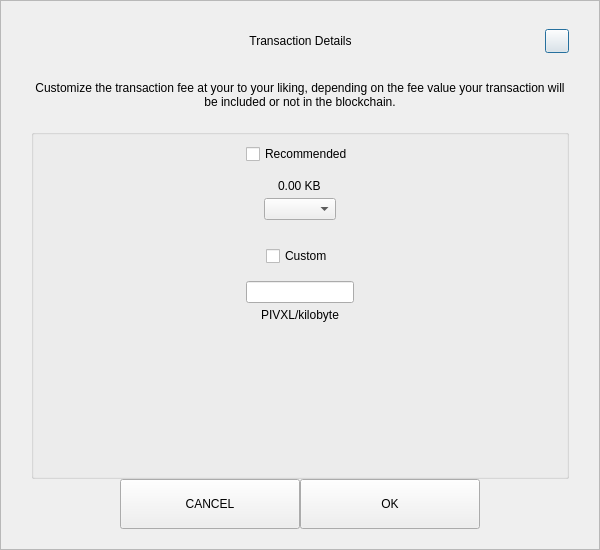
<?xml version="1.0" encoding="UTF-8"?>
<ui version="4.0">
 <class>SendCustomFeeDialog</class>
 <widget class="QDialog" name="SendCustomFeeDialog">
  <property name="geometry">
   <rect>
    <x>0</x>
    <y>0</y>
    <width>600</width>
    <height>550</height>
   </rect>
  </property>
  <property name="windowTitle">
   <string>Form</string>
  </property>
  <layout class="QVBoxLayout" name="verticalLayout_3">
   <property name="spacing">
    <number>0</number>
   </property>
   <property name="leftMargin">
    <number>0</number>
   </property>
   <property name="topMargin">
    <number>0</number>
   </property>
   <property name="rightMargin">
    <number>0</number>
   </property>
   <property name="bottomMargin">
    <number>0</number>
   </property>
   <item>
    <widget class="QFrame" name="frame">
     <property name="styleSheet">
      <string notr="true"/>
     </property>
     <property name="frameShape">
      <enum>QFrame::StyledPanel</enum>
     </property>
     <property name="frameShadow">
      <enum>QFrame::Raised</enum>
     </property>
     <layout class="QVBoxLayout" name="verticalLayout_2">
      <property name="spacing">
       <number>0</number>
      </property>
      <property name="leftMargin">
       <number>30</number>
      </property>
      <property name="topMargin">
       <number>20</number>
      </property>
      <property name="rightMargin">
       <number>30</number>
      </property>
      <property name="bottomMargin">
       <number>20</number>
      </property>
      <item>
       <layout class="QHBoxLayout" name="horizontalLayout_3">
        <property name="spacing">
         <number>0</number>
        </property>
        <item>
         <spacer name="horizontalSpacer_21">
          <property name="orientation">
           <enum>Qt::Horizontal</enum>
          </property>
          <property name="sizeHint" stdset="0">
           <size>
            <width>40</width>
            <height>20</height>
           </size>
          </property>
         </spacer>
        </item>
        <item>
         <widget class="QLabel" name="labelTitle">
          <property name="minimumSize">
           <size>
            <width>0</width>
            <height>40</height>
           </size>
          </property>
          <property name="maximumSize">
           <size>
            <width>16777215</width>
            <height>40</height>
           </size>
          </property>
          <property name="styleSheet">
           <string notr="true">padding-left:24px;</string>
          </property>
          <property name="text">
           <string>Transaction Details</string>
          </property>
          <property name="alignment">
           <set>Qt::AlignCenter</set>
          </property>
          <property name="margin">
           <number>7</number>
          </property>
         </widget>
        </item>
        <item>
         <spacer name="horizontalSpacer">
          <property name="orientation">
           <enum>Qt::Horizontal</enum>
          </property>
          <property name="sizeHint" stdset="0">
           <size>
            <width>40</width>
            <height>20</height>
           </size>
          </property>
         </spacer>
        </item>
        <item>
         <widget class="QPushButton" name="btnEsc">
          <property name="minimumSize">
           <size>
            <width>24</width>
            <height>24</height>
           </size>
          </property>
          <property name="maximumSize">
           <size>
            <width>24</width>
            <height>24</height>
           </size>
          </property>
          <property name="text">
           <string/>
          </property>
         </widget>
        </item>
       </layout>
      </item>
      <item>
       <spacer name="verticalSpacer_2">
        <property name="orientation">
         <enum>Qt::Vertical</enum>
        </property>
        <property name="sizeType">
         <enum>QSizePolicy::Fixed</enum>
        </property>
        <property name="sizeHint" stdset="0">
         <size>
          <width>20</width>
          <height>20</height>
         </size>
        </property>
       </spacer>
      </item>
      <item>
       <widget class="QLabel" name="labelMessage">
        <property name="text">
         <string>Customize the transaction fee at your to your liking, depending on the fee value your transaction will be included or not in the blockchain.</string>
        </property>
        <property name="alignment">
         <set>Qt::AlignCenter</set>
        </property>
        <property name="wordWrap">
         <bool>true</bool>
        </property>
       </widget>
      </item>
      <item>
       <spacer name="verticalSpacer_3">
        <property name="orientation">
         <enum>Qt::Vertical</enum>
        </property>
        <property name="sizeType">
         <enum>QSizePolicy::Fixed</enum>
        </property>
        <property name="sizeHint" stdset="0">
         <size>
          <width>20</width>
          <height>20</height>
         </size>
        </property>
       </spacer>
      </item>
      <item>
       <widget class="QGroupBox" name="groupBox">
        <property name="title">
         <string/>
        </property>
        <layout class="QVBoxLayout" name="verticalLayout">
         <property name="leftMargin">
          <number>12</number>
         </property>
         <property name="rightMargin">
          <number>12</number>
         </property>
         <item>
          <layout class="QVBoxLayout" name="verticalLayout_4">
           <property name="spacing">
            <number>5</number>
           </property>
           <item alignment="Qt::AlignHCenter">
            <widget class="QCheckBox" name="checkBoxRecommended">
             <property name="text">
              <string>Recommended</string>
             </property>
            </widget>
           </item>
           <item>
            <spacer name="verticalSpacer_5">
             <property name="orientation">
              <enum>Qt::Vertical</enum>
             </property>
             <property name="sizeType">
              <enum>QSizePolicy::Fixed</enum>
             </property>
             <property name="sizeHint" stdset="0">
              <size>
               <width>20</width>
               <height>10</height>
              </size>
             </property>
            </spacer>
           </item>
           <item alignment="Qt::AlignHCenter">
            <widget class="QLabel" name="labelFee">
             <property name="text">
              <string>0.00 KB</string>
             </property>
            </widget>
           </item>
           <item alignment="Qt::AlignHCenter">
            <widget class="QComboBox" name="comboBoxRecommended"/>
           </item>
          </layout>
         </item>
         <item>
          <spacer name="verticalSpacer">
           <property name="orientation">
            <enum>Qt::Vertical</enum>
           </property>
           <property name="sizeType">
            <enum>QSizePolicy::Fixed</enum>
           </property>
           <property name="sizeHint" stdset="0">
            <size>
             <width>20</width>
             <height>20</height>
            </size>
           </property>
          </spacer>
         </item>
         <item>
          <layout class="QVBoxLayout" name="verticalLayout_5">
           <property name="spacing">
            <number>5</number>
           </property>
           <item alignment="Qt::AlignHCenter">
            <widget class="QCheckBox" name="checkBoxCustom">
             <property name="text">
              <string>Custom</string>
             </property>
            </widget>
           </item>
           <item>
            <spacer name="verticalSpacer_6">
             <property name="orientation">
              <enum>Qt::Vertical</enum>
             </property>
             <property name="sizeType">
              <enum>QSizePolicy::Fixed</enum>
             </property>
             <property name="sizeHint" stdset="0">
              <size>
               <width>20</width>
               <height>10</height>
              </size>
             </property>
            </spacer>
           </item>
           <item alignment="Qt::AlignHCenter">
            <widget class="QLineEdit" name="lineEditCustomFee"/>
           </item>
           <item alignment="Qt::AlignHCenter">
            <widget class="QLabel" name="labelCustomFee">
             <property name="text">
              <string>PIVXL/kilobyte</string>
             </property>
            </widget>
           </item>
          </layout>
         </item>
         <item>
          <spacer name="verticalSpacer_4">
           <property name="orientation">
            <enum>Qt::Vertical</enum>
           </property>
           <property name="sizeHint" stdset="0">
            <size>
             <width>20</width>
             <height>40</height>
            </size>
           </property>
          </spacer>
         </item>
        </layout>
       </widget>
      </item>
      <item>
       <layout class="QHBoxLayout" name="horizontalLayout" stretch="1,2,2,1">
        <item>
         <spacer name="horizontalSpacer1">
          <property name="orientation">
           <enum>Qt::Horizontal</enum>
          </property>
          <property name="sizeHint" stdset="0">
           <size>
            <width>40</width>
            <height>20</height>
           </size>
          </property>
         </spacer>
        </item>
        <item>
         <widget class="QPushButton" name="btnCancel">
          <property name="minimumSize">
           <size>
            <width>180</width>
            <height>50</height>
           </size>
          </property>
          <property name="focusPolicy">
           <enum>Qt::NoFocus</enum>
          </property>
          <property name="text">
           <string>CANCEL</string>
          </property>
         </widget>
        </item>
        <item>
         <widget class="QPushButton" name="btnSave">
          <property name="minimumSize">
           <size>
            <width>180</width>
            <height>50</height>
           </size>
          </property>
          <property name="focusPolicy">
           <enum>Qt::NoFocus</enum>
          </property>
          <property name="text">
           <string>OK</string>
          </property>
         </widget>
        </item>
        <item>
         <spacer name="horizontalSpacer_2">
          <property name="orientation">
           <enum>Qt::Horizontal</enum>
          </property>
          <property name="sizeHint" stdset="0">
           <size>
            <width>40</width>
            <height>20</height>
           </size>
          </property>
         </spacer>
        </item>
       </layout>
      </item>
     </layout>
    </widget>
   </item>
  </layout>
 </widget>
 <resources/>
 <connections/>
</ui>
